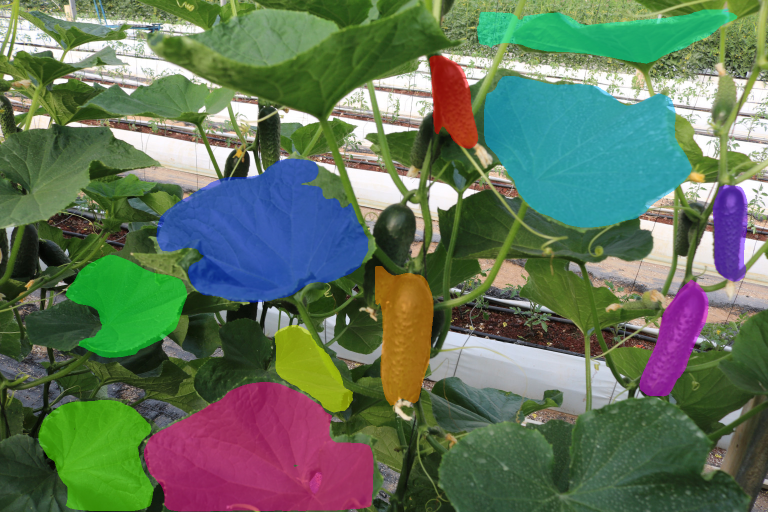
#> input picture cucu_train/IMG_2073.JPG_inf.png, 1536 x 1024 px (shown at 1/2 size); its folder holds only this picture in this run
$ python -i Augmentor_phase3.py   (imports and definitions only)
#> lines starting #> are read from the running program, lines starting #| are printed output that depends on the picture
from PIL import Image
import numpy as np                                 # (pip install numpy)
from skimage import measure                        # (pip install scikit-image)
from shapely.geometry import Polygon, MultiPolygon # (pip install Shapely)
import json
import os
import datetime
import os
import glob

def create_sub_masks(mask_image):
    width, height = mask_image.size
    # Initialize a dictionary of sub-masks indexed by RGB colors
    sub_masks = {}
    for x in range(width):
        for y in range(height):
            # Get the RGB values of the pixel
            # pixel = mask_image.getpixel((x,y))

            pixel = mask_image.getpixel((x,y))[:3]
            A = mask_image.getpixel((x,y))[3]

            # If the pixel is not black...
            if A == 255 :
            # if pixel != (0, 0, 0):
                # Check to see if we've created a sub-mask...
                pixel_str = str(pixel)
                sub_mask = sub_masks.get(pixel_str)
                if sub_mask is None:
                   # Create a sub-mask (one bit per pixel) and add to the dictionary
                    # Note: we add 1 pixel of padding in each direction
                    # because the contours module doesn't handle cases
                    # where pixels bleed to the edge of the image
                    sub_masks[pixel_str] = Image.new('1', (width+2, height+2))

                # Set the pixel value to 1 (default is 0), accounting for padding
                sub_masks[pixel_str].putpixel((x+1, y+1), 1)

    return sub_masks

# [207 lines left out: functions create_sub_mask_annotation, get_image_json_doc, get_category_id, augment_reconstruct_json, not called in this run]

# augment_reconstruct_json("/home/simon/Documents/cucu_dataset/real/1024/fruit/train/augmented", "/home/simon/Documents/cucu_dataset/real/1024/fruit/train/original/annotations.json")

>>> import cv2
>>> picture = cv2.imread('../cucu_train/IMG_2073.JPG_inf.png', cv2.IMREAD_GRAYSCALE)
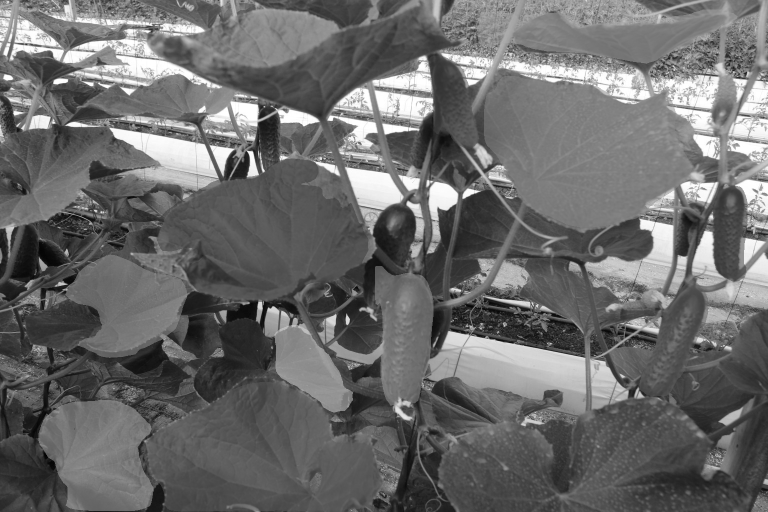
#> picture: shape (1024, 1536) (shown at 1/2 size); min 0, max 255, mean 107.1
#> (the run stopped early here; a loop or call above may not have finished)

$ run again, on cucu_train/IMG_2075.JPG_inf.png
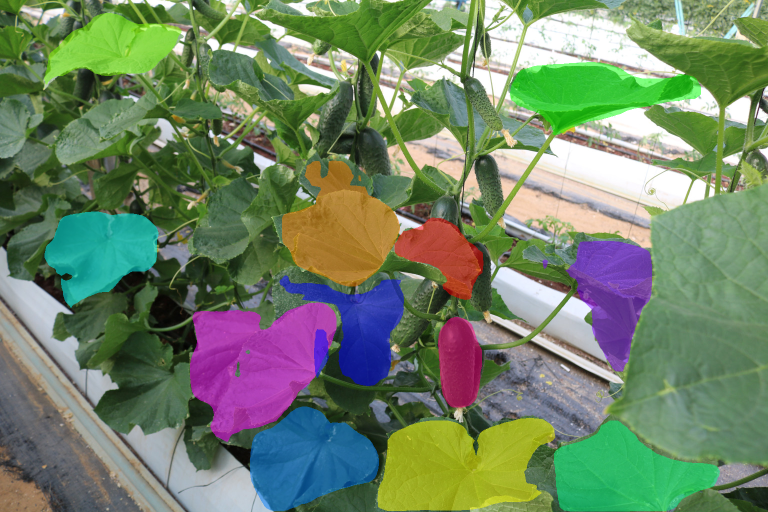
#> input picture cucu_train/IMG_2075.JPG_inf.png, 1536 x 1024 px (shown at 1/2 size)
#> `picture = cv2.imread('../cucu_train/IMG_2073.JPG_inf.png', cv2.IMREAD_..`:
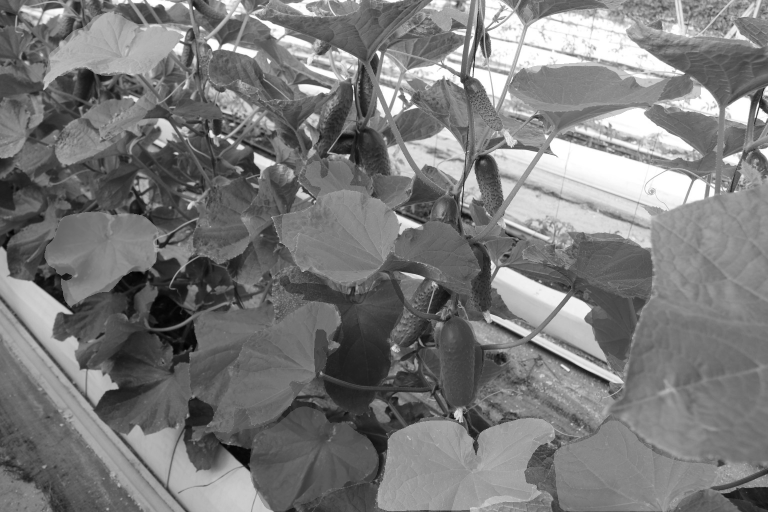
#> picture: shape (1024, 1536) (shown at 1/2 size); min 0, max 255, mean 122.1

$ run again, on cucu_train/IMG_2152.JPG_inf.png
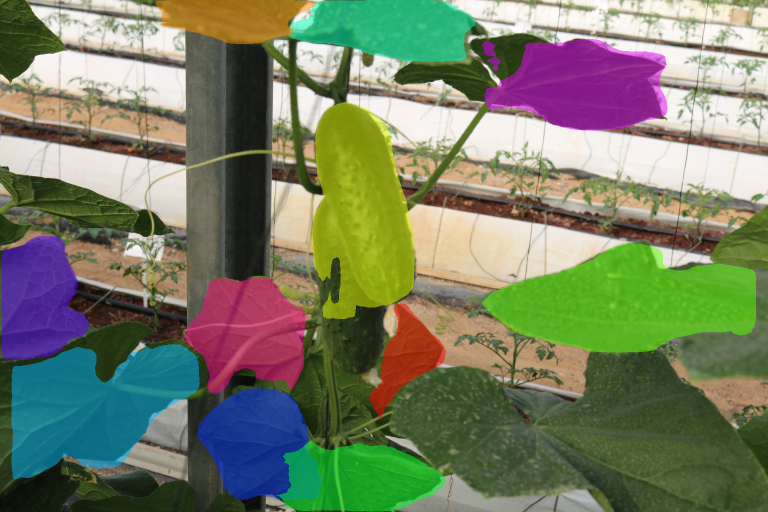
#> input picture cucu_train/IMG_2152.JPG_inf.png, 1536 x 1024 px (shown at 1/2 size)
#> `picture = cv2.imread('../cucu_train/IMG_2073.JPG_inf.png', cv2.IMREAD_..`:
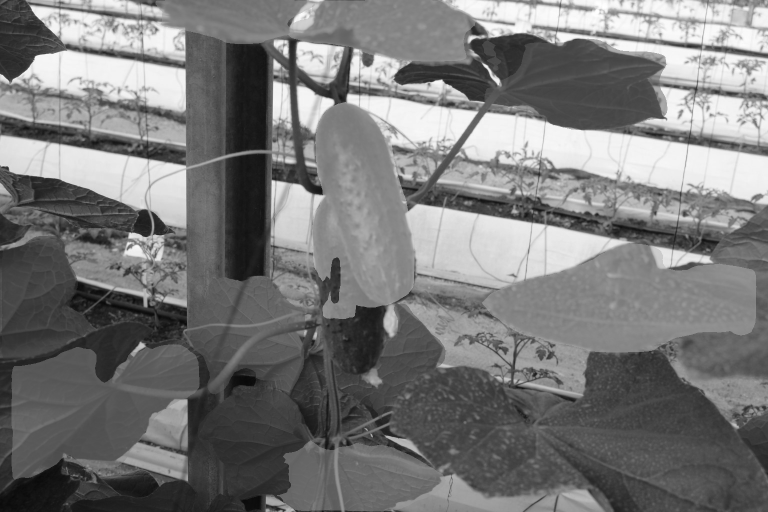
#> picture: shape (1024, 1536) (shown at 1/2 size); min 8, max 255, mean 120.4

$ run again, on cucu_train/IMG_2247.JPG_inf.png
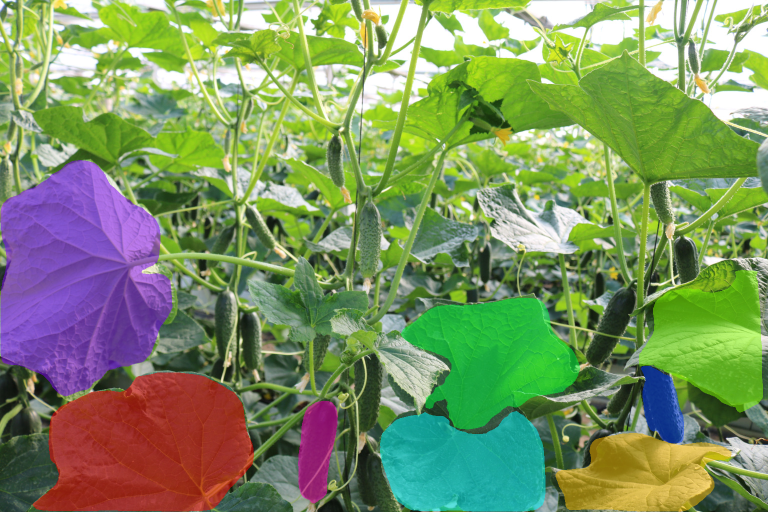
#> input picture cucu_train/IMG_2247.JPG_inf.png, 1536 x 1024 px (shown at 1/2 size)
#> `picture = cv2.imread('../cucu_train/IMG_2073.JPG_inf.png', cv2.IMREAD_..`:
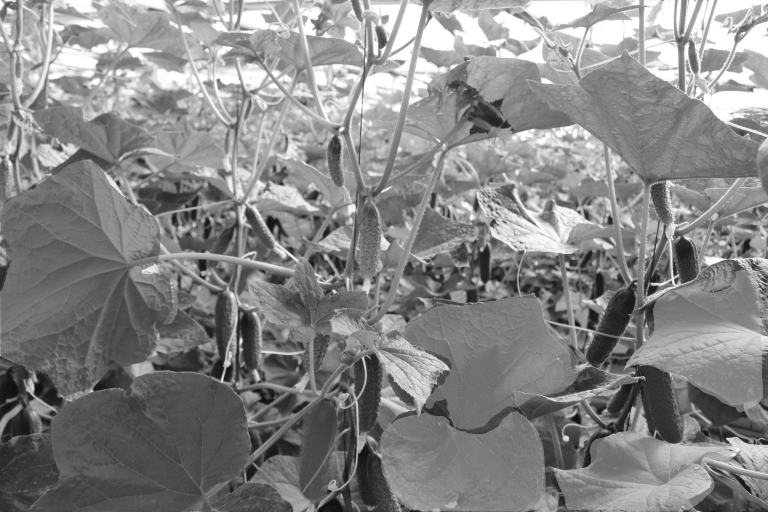
#> picture: shape (1024, 1536) (shown at 1/2 size); min 12, max 255, mean 133.9
